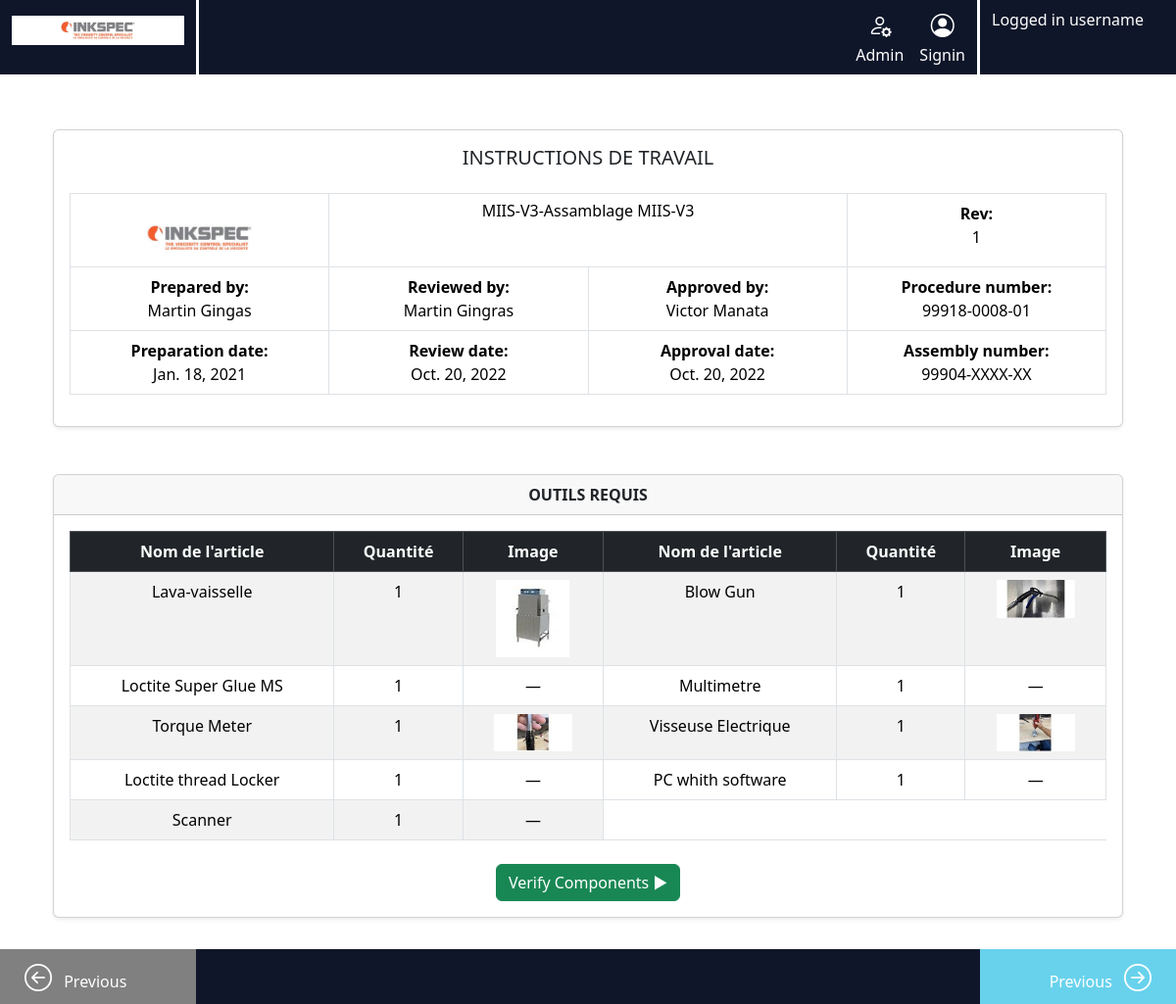
Screenshot of /procedure/1/ with the database file from the repository.
### tasks/models.py (models this page shows, shortened)
class Procedure(models.Model):
    name = models.CharField(max_length=200)
    description = models.TextField()
    prepared_by = models.CharField(max_length=100)
    prepared_date = models.DateField()
    reviewed_by = models.CharField(max_length=200)
    review_date = models.DateField()
    approved_by = models.CharField(max_length=200)
    approved_date = models.DateField()
    procedure_number = models.CharField(max_length=50)
    assembly_number = models.CharField(max_length=50)
    revision_number = models.CharField(max_length=20)
    tools = models.TextField() # opcional si luego se migra todo a Tool

class Tool(models.Model):
    procedure = models.ForeignKey(Procedure, on_delete=models.CASCADE, related_name='tool_items')
    name = models.CharField(max_length=100)
    quantity = models.PositiveIntegerField(default=1)
    image_url = models.CharField(max_length=200, blank=True, null=True)

### tasks/views.py (the view)
def procedure_detail(request, procedure_id):
    procedure = get_object_or_404(Procedure, id=procedure_id)
    order = Order.objects.filter(codeitem__procedure=procedure).first()  # o .get() si solo hay uno
    return render(request, 'procedure_detail.html', {
        'procedure': procedure,
        'order': order,
    })

### tasks/templates/procedure_detail.html (shortened to what this page needs)
{% extends 'base.html' %}
{% load static %}
{% block content %}
<div class="container-fluid mt-4">
  <div class="row mb-5">
    <div class="col-12">
      <div class="card shadow-sm">
        <div class="card-body">
          <h5 class="card-title text-uppercase text-center mb-4">Instructions de Travail</h5>
          <div class="table-responsive">
            <table class="table table-bordered">
              <tbody>
                <tr class="row-1">
                  <td class="col-3 align-middle text-center">
                    <img src="{% static 'tasks/images/inkspeclogo.jpg' %}" alt="Inkspec" width="1000" height="1000"
                        class="img-fluid mt-3">
                    </td>
                  <td class="col-6" colspan="2">
                    <h6 class="mb-1">{{ procedure.name }}</h6>
                  </td>
                  <td class="col-3">
                    <strong>Rev:</strong><br>{{ procedure.revision_number }}
                  </td>
                </tr>
                <tr class="row-others">
                  <td class="col-3">
                    <strong>Prepared by:</strong><br>{{ procedure.prepared_by }}
                  </td>
                  <td class="col-3">
                    <strong>Reviewed by:</strong><br>{{ procedure.reviewed_by }}
                  </td>
                  <td class="col-3">
                    <strong>Approved by:</strong><br>{{ procedure.approved_by }}
                  </td>
                  <td class="col-6" colspan="2">
                    <strong>Procedure number:</strong><br>{{ procedure.procedure_number }}
                  </td>
                </tr>
                <tr class="row-others">
                  <td class="col-3">
                    <strong>Preparation date:</strong><br>{{ procedure.prepared_date }}
                  </td>
                  <td class="col-3">
                    <strong>Review date:</strong><br>{{ procedure.review_date }}
                  </td>
                  <td class="col-3">
                    <strong>Approval date:</strong><br>{{ procedure.approved_date }}
                  </td>
                  <td class="col-6" colspan="2">
                    <strong>Assembly number:</strong><br>{{ procedure.assembly_number }}
                  </td>
                </tr>
              </tbody>
            </table>
          </div>
        </div>
      </div>
    </div>
  </div>
  <div class="row">
    <div class="col-12">
      <div class="card shadow-sm">
        <div class="card-header text-center text-uppercase fw-bold">
          Outils Requis
        </div>
        <div class="card-body">
          <div class="table-responsive">
            <table class="table table-striped table-bordered">
              <thead class="table-dark">
                <tr>
                  <th>Nom de l'article</th>
                  <th>Quantité</th>
                  <th>Image</th>
                  <th>Nom de l'article</th>
                  <th>Quantité</th>
                  <th>Image</th>
                </tr>
              </thead>
              <tbody>
                {% for tool in procedure.tool_items.all %}
                  {% if forloop.counter0|divisibleby:2 %}
                    <tr>
                  {% endif %}
                    <td>{{ tool.name }}</td>
                    <td>{{ tool.quantity }}</td>
                    <td>
                      {% if tool.image_url %}
                        <img
                          src="{% static tool.image_url %}"
                          alt="{{ tool.name }}"
                          class="img-fluid"
                          style="max-width:80px;"
                        >
                      {% else %}
                        &mdash;
                      {% endif %}
                    </td>
                  {% if forloop.counter|divisibleby:2 or forloop.last %}
                    </tr>
                  {% endif %}
                {% empty %}
                  <tr>
                    <td colspan="6" class="text-center py-4">No hay herramientas registradas.</td>
                  </tr>
                {% endfor %}
              </tbody>
            </table>
            <div class="row mt-4">
              <div class="col text-center">
                <a href="{% url 'verify_components' order.order_id %}"
                   class="btn btn-success">
                  Verify Components ▶
                </a>
              </div>
            </div>
          </div>
        </div>
      </div>
    </div>
  </div>
</div>
{% endblock %}
{% block footer %}
<footer class="container-fluid">
  <div class="row">
    <div class="col-2" id="div4">
      <a href="javascript:history.back()" class="btn btn-link text-decoration-none" style="color: white;">
        <i class="bi bi-arrow-left-circle fs-3 me-2"></i>
        <span>Previous</span>
      </a>
    </div>
    <div class="col-8" id="div5"></div>
    <div class="col-2" id="div6">
      <a href="javascript:history.forward()" class="btn btn-link text-decoration-none" style="color: white;">
        <span>Previous</span>
        <i class="bi bi-arrow-right-circle fs-3 ms-2"></i>
      </a>
    </div>
  </div>
</footer>
{% endblock %}

### tasks/templates/base.html (shortened to what this page needs)
{% load static %}
<!DOCTYPE html>
<html lang="en">
<head>
    <link rel="stylesheet" href="{% static 'tasks/css/style.css' %}">
    <link rel="stylesheet" href="https://cdn.jsdelivr.net/npm/bootstrap@5.3.5/dist/css/bootstrap.min.css">
    <link rel="stylesheet" href="https://cdn.jsdelivr.net/npm/bootstrap-icons@1.10.5/font/bootstrap-icons.css">
</head>
<body>
    <header>
        <div class="container-fluid">
            <div class="row">
                <div class="col-2" id="div1">
                    <img src="{% static 'tasks/images/inkspeclogo.jpg' %}" alt="Inkspec" width="1000" height="1000"
                        class="img-fluid mt-3">
                </div>
                <div class="col-8" id="div2">
                    <ul class="navbar-nav d-flex flex-row justify-content-end w-100 mb-2 mb-lg-0 gap-3">
                        <li class="nav-item text-center">
                            <a class="nav-link active d-flex flex-column align-items-center" href="/admin/">
                                <i class="bi bi-person-gear fs-4"></i>
                                <span>Admin</span>
                            </a>
                        </li>
                        {% if user.is_authenticated %}
                        <li class="nav-item text-center">
                            <a class="nav-link active d-flex flex-column align-items-center" href="/logout/">
                                <i class="bi bi-power fs-4"></i>
                                <span>Logout</span>
                            </a>
                        </li>
                        <!-- <li class="nav-item text-center">
                            <a class="nav-link active d-flex flex-column align-items-center" href="/tasks/">
                                <i class="bi bi-clipboard-check fs-4"></i>
                                <span>Tasks</span>
                            </a>
                        </li> -->
                        <!-- <li class="nav-item">
                            <a class="nav-link active d-flex flex-column align-items-center" href="/help/">
                                <i class="bi bi-question-circle fs-4"></i> Help
                            </a>
                        </li> -->
                        {% else %}
                        <li class="nav-item text-center">
                            <a class="nav-link active d-flex flex-column align-items-center" href="/signin/">
                                <i class="bi bi-person-circle fs-4"></i>
                                <span>Signin</span>
                            </a>
                        </li>
                        {% endif %}
                    </ul>
                </div>
                <div class="col-2" id="div3">
                    {% if user.is_authenticated %}
                    <span class="navbar-text fw-bold">
                        {{ user.username }}
                    </span>
                    {% else %}
                    <p class="navbar-text text-white">Logged in username</p>
                    {% endif %}
                </div>
            </div>
        </div>
    </header>
    <main class="container">
        {% block content %}
        {% endblock %}
    </main>
    {% block footer %}
    {% endblock %}
</body>
</html>

### tasks/static/tasks/css/style.css (style rules this page uses)
#div1 { background-color: #0f1629; }
#div2 { background-color: #0f1629; border-left: 3px solid white; border-right: 3px solid white; color: white; }
#div3 { background-color: #0f1629; color: white; }
#div4 { background-color: gray; color: white; }
#div5 { background-color: #0f1629; }
#div6 { background-color: #68d2ec; color: white; text-align: end; }
main { flex: 1; justify-content: center; align-items: center; text-align: center; padding: 2rem; }
html, body { height: 100%; margin: 0; padding: 0; }
body { display: flex; flex-direction: column; }
footer { background-color: #0f1629; height: 60px; }

### rows the page displays
Procedure: name "MIIS-V3-Assamblage MIIS-V3", revision_number "1", prepared_by "Martin Gingas", reviewed_by "Martin Gingras", approved_by "Victor Manata", procedure_number "99918-0008-01", prepared_date "Jan. 18, 2021", review_date "Oct. 20, 2022", approved_date "Oct. 20, 2022", assembly_number "99904-XXXX-XX"
Tool: name "Lava-vaisselle", quantity "1", image_url (picture)
Tool: name "Blow Gun", quantity "1", image_url+name (picture)
Tool: name "Loctite Super Glue MS", quantity "1"
Tool: name "Multimetre", quantity "1"
Tool: name "Torque Meter", quantity "1", image_url+name (picture)
Tool: name "Visseuse Electrique", quantity "1", image_url+name (picture)
Tool: name "Loctite thread Locker", quantity "1"
Tool: name "PC whith software", quantity "1"
Tool: name "Scanner", quantity "1"
